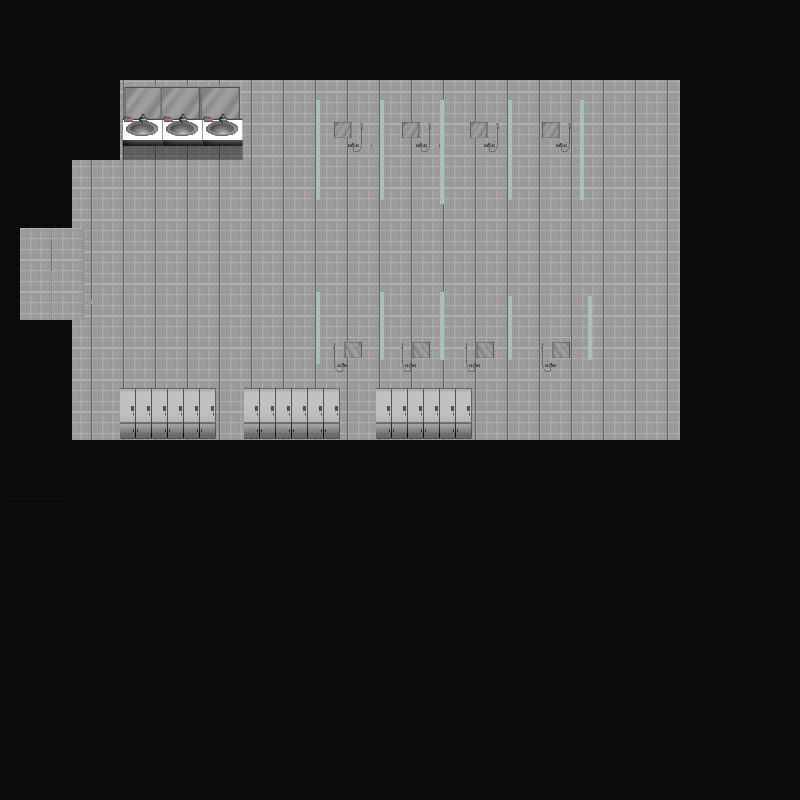

This is a level from a 2D game, rendered from its Tiled map with the project's own tilesets. A one-line summary and the map file follow, with tile-layer data summarised:
An orthogonal 200x200 tile map with 4x4 px tiles, 6 tile layers (Tile Layer 1, Tile Layer 2, Tile Layer 3, Tile Layer 4, ...), 4 tilesets and 19 objects.

<map version="1.10" tiledversion="1.10.1" orientation="orthogonal" renderorder="right-down" width="200" height="200" tilewidth="4" tileheight="4" infinite="0" nextlayerid="9" nextobjectid="48">
 <tileset firstgid="1" source="Wonheung_showerbooth.tsx" />
 <tileset firstgid="7570" source="Wonheung_classroom.tsx" />
 <tileset firstgid="38195" source="화장실.tsx" />
 <tileset firstgid="68820" source="Wonheung_Ispace.tsx" />
 <layer id="1" name="Tile Layer 1" width="200" height="200">
  <data>[40000 cells, 40000 non-empty, 65 distinct tile ids]</data>
 </layer>
 <layer id="2" name="Tile Layer 2" width="200" height="200">
  <data>[40000 cells, 2137 non-empty, 698 distinct tile ids]</data>
 </layer>
 <layer id="3" name="Tile Layer 3" width="200" height="200">
  <data>[40000 cells, 484 non-empty, 216 distinct tile ids]</data>
 </layer>
 <layer id="4" name="Tile Layer 4" width="200" height="200">
  <data>[40000 cells, 132 non-empty, 132 distinct tile ids]</data>
 </layer>
 <layer id="5" name="Tile Layer 5" width="200" height="200">
  <data>[40000 cells, 132 non-empty, 132 distinct tile ids]</data>
 </layer>
 <layer id="6" name="Tile Layer 6" width="200" height="200">
  <data>[40000 cells, 13645 non-empty, 66 distinct tile ids]</data>
 </layer>
 <objectgroup id="8" name="Object Layer 1">
  <properties>
   <property name="unity:layer" value="NoPassing" />
  </properties>
  <object id="2" x="311.667" y="98" width="12.6667" height="106" />
  <object id="3" x="375.667" y="99" width="11.3333" height="105.667" />
  <object id="6" x="435" y="100" width="13.6667" height="104" />
  <object id="7" x="503.333" y="100" width="13" height="100.667" />
  <object id="8" x="575.333" y="99" width="13.6667" height="101.667" />
  <object id="11" x="312.333" y="292" width="11.6667" height="78.3333" />
  <object id="13" x="376" y="292.333" width="12.3333" height="77.6667" />
  <object id="15" x="436" y="292" width="12.3333" height="70" />
  <object id="17" x="502.182" y="292.333" width="14.1818" height="68" />
  <object id="19" x="583.75" y="291.75" width="12.5" height="78.75" />
  <object id="23" x="0" y="434" width="799" height="365" />
  <object id="31" x="0.988386" y="-0.988386" width="241.166" height="168.119" />
  <object id="32" x="120.48" y="1.97677" width="680.113" height="165.106" />
  <object id="34" x="679.021" y="2.96516" width="122.56" height="437.309" />
  <object id="39" x="313.319" y="77.0941" width="276.748" height="79.0709" />
  <object id="42" x="316.284" y="320.237" width="276.748" height="50.4077" />
  <object id="43" x="0.22677" y="94.8851" width="75.2587" height="136.808" />
  <object id="45" x="0" y="315.916" width="76.4254" height="123.916" />
  <object id="47" x="117.618" y="369.657" width="359.773" height="69.1871" />
 </objectgroup>
</map>
